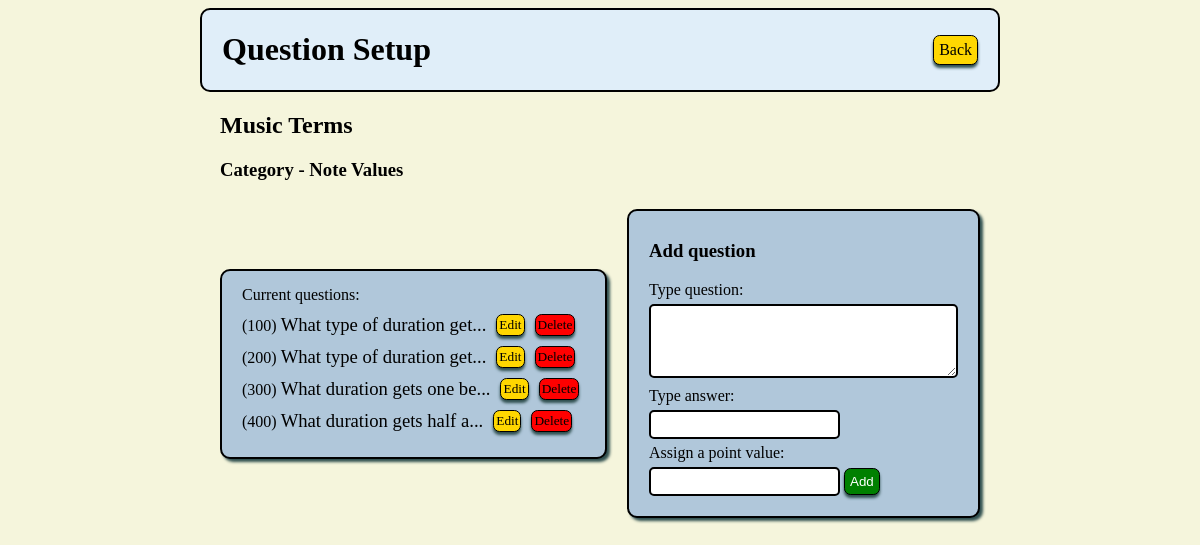
The app's page /games/categories/3 with its own data.
### gameboard_app/models.py (models this page shows, shortened)
class Category(models.Model):
    name = models.CharField(max_length=255)
    game_assigned = models.ForeignKey(Game, related_name="categories_avail", on_delete = models.CASCADE)
    created_at = models.DateTimeField(auto_now_add=True)
    updated_at = models.DateTimeField(auto_now=True)
    @classmethod
    def get_by_id(cls, id):
        return cls.objects.get(id=id)

class Game(models.Model):
    title = models.CharField(max_length=255)
    created_at = models.DateTimeField(auto_now_add=True)
    updated_at = models.DateTimeField(auto_now=True)

class Question(models.Model):
    question = models.TextField()
    answer = models.CharField(max_length=255)
    points = models.IntegerField(default=100)
    category_assigned = models.ForeignKey(Category, related_name="question_list", on_delete = models.CASCADE)
    created_at = models.DateTimeField(auto_now_add=True)
    updated_at = models.DateTimeField(auto_now=True)

### gameboard_app/views.py (the view)
# urls.py: path('categories/<int:cat_id>', views.display_cat_questions, name='show_cat_qs'),
def display_cat_questions(request, cat_id):
    context = {
        'category': Category.get_by_id(cat_id),
    }
    return render(request, 'new_question.html', context)

### gameboard_app/templates/new_question.html (shortened to what this page needs)
<!DOCTYPE html>
<html lang="en">
<head>
    {% load static %}
    <link rel="stylesheet" href="{% static 'css/style.css' %}">
</head>
<body>
    <div class="wrapper">
        <div class="nav_bar">
            <h1>Question Setup</h1>
            <a class="back" href="{% url 'show_cats' %}">Back</a>
        </div>
        <div>
            <h2 style="padding: 0px 20px;">{{ category.game_assigned.title }}</h2>
            <h3 style="padding: 0px 20px;">Category - {{ category.name }}</h3>
        <div class="question_box">
            <div class="ques_box_left">
                <p>Current questions:</p>
                {% for question in category.question_list.all %}
                    <div style="display: flex; align-items: center;">
                        <p>({{ question.points }}) <a class="cat_link" href="{% url 'show_ques' question.id %}">
                            {% if question.question|length > 25 %}
                                {{ question.question|slice:":25"}}...
                            {% else %}
                                {{ question.question }}
                            {% endif %}
                        </a></p>
                        <a class="q_edit" href="{% url 'edit_ques_page' question.id %}">Edit</a>
                        <a class="q_delete" href="{% url 'delete_ques' question.id %}">Delete</a>
                    </div>
                {% endfor %}
            </div>
            <div class="ques_box_right">
                <h3>Add question</h3>
                <form action="{% url 'new_question' %}" method="post">
                    <p><label>Type question:</label></p>
                    <textarea class="input" name="question" cols="35" rows="4"></textarea>
                    <p><label>Type answer:</label></p>
                    <input class="input" type="text" name="answer">
                    <p><label>Assign a point value:</label></p>
                    <input class="input" type="number" name="points">
                    <input class="add" type="submit" value="Add">
                </form>
            </div>
        </div>
    </div>
</body>
</html>

### gameboard_app/static/css/style.css (style rules this page uses)
body { background-color:beige; }
.wrapper { width: 800px; margin: auto; }
.nav_bar { display: flex; justify-content: space-between; align-items: center; padding: 0px 20px; border: 2px solid black; border-radius: 10px; background-color:rgb(224, 238, 249) }
.back, .delete, .q_edit, .q_delete, .play, .add { text-decoration: none; border: 1px solid black; border-radius: 5pt; box-shadow: 0px 3px 3px darkslategray; background-color: gold; color: black; padding: 5px; cursor: pointer; }
.delete, .q_delete { background-color: red; }
.q_edit, .q_delete { font-size: 10pt; padding: 2px; margin: 0px 0px 0px 10px; }
.add { background-color: green; color: white; }
#select_game, #category_box, .question_box { display: flex; align-items: center; margin: 10px; }
.inner_boxes, .ques_box_left, .ques_box_right { border: 2px solid black; border-radius: 10px; box-shadow: 3px 3px 3px darkslategray; margin: 10px; padding: 10px 20px 20px; width: 50%; background-color: rgb(176, 199, 218); }
.ques_box_left { width: 60%; }
.ques_box_right { width: 40%; }
p { margin: 5px 0px; }
.input { border: 2px solid black; border-radius: 5px; padding: 5px; }
.cat_link { text-decoration: none; color: black; font-size: 14pt; }

### records on screen
Category: game_assigned "Music Terms", name "Note Values"
Question: points "100", question "What type of duration get"
Question: points "200", question "What type of duration get"
Question: points "300", question "What duration gets one be"
Question: points "400", question "What duration gets half a"
